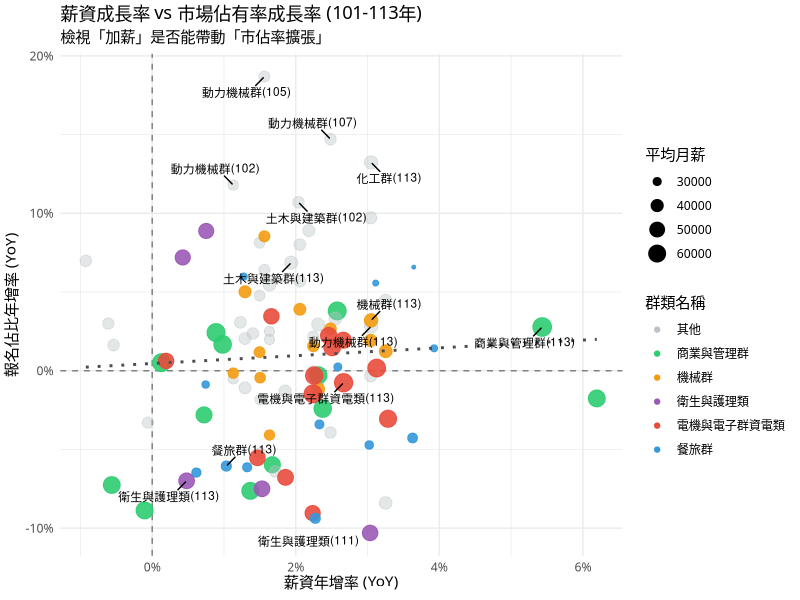

Recreate this plot in R.
# scripts/3-3_part2_proportion.R
#
# 目的：執行 3.3 節分析 - 科系選擇偏好與薪資關聯分析 (Market Share Analysis)
# -----------------------------------------------------------------------------

# 1. 載入必要套件
library(readr)
library(dplyr)
library(tidyr)
library(ggplot2)
library(scales)
library(ggrepel)

dir.create("output/figures", showWarnings = FALSE, recursive = TRUE)
cat("--- 步驟 1：套件載入成功 ---\n")

# 2. 載入原始資料
salary_data <- read_csv("data/salary_data_100_113.csv", show_col_types = FALSE)
registration_data <- read_csv("data/tcte_registration_100_114.csv", show_col_types = FALSE)

cat("--- 步驟 2：原始資料載入成功 ---\n")

# 3. 資料前處理：計算科系佔比 (Market Share)
registration_long <- registration_data %>%
    pivot_longer(
        cols = matches("^\\d{3}學年度$"),
        names_to = "學年度_str",
        values_to = "報名人數"
    ) %>%
    mutate(年度 = as.numeric(gsub("學年度", "", 學年度_str))) %>%
    filter(!is.na(報名人數), 群類代號 != "All", between(年度, 100, 113)) %>%
    select(群類名稱, 年度, 報名人數)

registration_proportion <- registration_long %>%
    group_by(年度) %>%
    mutate(
        當年度總報名人數 = sum(報名人數),
        報名佔比 = 報名人數 / 當年度總報名人數,
        報名佔比百分比 = 報名佔比 * 100
    ) %>%
    ungroup()

cat("--- 步驟 3：科系佔比計算完成 ---\n")

# 4. 建立對應表並合併薪資資料
mapping_table <- tribble(
    ~行業別, ~群類名稱,
    "住宿及餐飲業", "餐旅群",
    "出版影音及資通訊業", "電機與電子群資電類",
    "金融及保險業", "商業與管理群",
    "製造業", "機械群",
    "製造業", "動力機械群",
    "營建工程業", "土木與建築群",
    "醫療保健及社會工作服務業", "衛生與護理類",
    "藝術、娛樂及休閒服務業", "藝術群影視類",
    "製造業", "化工群",
)

industry_salary <- salary_data %>%
    filter(類別 == "經常性薪資", 業別 != "工業及服務業總計", between(年度, 100, 113)) %>%
    select(行業別 = 業別, 年度, 總薪資 = 值)

analysis_data <- registration_proportion %>%
    inner_join(mapping_table, by = "群類名稱", relationship = "many-to-many") %>%
    inner_join(industry_salary, by = c("行業別", "年度")) %>%
    arrange(群類名稱, 年度) %>%
    group_by(群類名稱) %>%
    mutate(
        佔比年增率 = (報名佔比 - lag(報名佔比)) / lag(報名佔比),
        薪資年增率 = (總薪資 - lag(總薪資)) / lag(總薪資)
    ) %>%
    ungroup() %>%
    filter(!is.na(佔比年增率))

cat("--- 步驟 4：資料合併與成長率計算完成 ---\n")

# 5. 視覺化分析
key_groups <- c("電機與電子群資電類", "衛生與護理類", "機械群", "商業與管理群", "餐旅群")

# 5.1 科系佔比趨勢圖 (Line Chart) - 註解掉未使用
# ggsave("output/figures/market_share_trends_line.png", p1, width = 10, height = 6, dpi = 300)

# 5.2 薪資成長率 vs 佔比成長率 散佈圖 (四象限分析)
plot_data_scatter <- analysis_data %>%
    mutate(
        Highlight = ifelse(群類名稱 %in% key_groups, 群類名稱, "其他"),
        Alpha = ifelse(群類名稱 %in% key_groups, 0.9, 0.4),
        Quadrant = case_when(
            薪資年增率 > 0 & 佔比年增率 > 0 ~ "Q1: 雙贏 (薪資漲/佔比增)",
            薪資年增率 <= 0 & 佔比年增率 > 0 ~ "Q2: 高CP值 (薪資平/佔比增)",
            薪資年增率 <= 0 & 佔比年增率 <= 0 ~ "Q3: 雙輸 (薪資平/佔比減)",
            薪資年增率 > 0 & 佔比年增率 <= 0 ~ "Q4: 錯失良機 (薪資漲/佔比減)"
        )
    )

p2 <- ggplot(plot_data_scatter, aes(x = 薪資年增率, y = 佔比年增率)) +
    geom_hline(yintercept = 0, linetype = "dashed", color = "gray50") +
    geom_vline(xintercept = 0, linetype = "dashed", color = "gray50") +
    geom_point(aes(color = Highlight, alpha = Alpha, size = 總薪資)) +
    geom_smooth(method = "lm", se = FALSE, color = "gray30", linetype = "dotted", alpha = 0.5) +
    geom_text_repel(
        data = subset(plot_data_scatter, 年度 == 113 | abs(佔比年增率) > 0.1 | abs(薪資年增率) > 0.1),
        aes(label = paste0(群類名稱, "(", 年度, ")")),
        size = 3,
        max.overlaps = 50,
        box.padding = 0.5,
        force = 2
    ) +
    scale_color_manual(values = c(
        "電機與電子群資電類" = "#E74C3C", # 紅
        "衛生與護理類" = "#9B59B6", # 紫
        "機械群" = "#F39C12", # 橘
        "商業與管理群" = "#2ECC71", # 綠
        "餐旅群" = "#3498DB", # 藍
        "其他" = "#BDC3C7" # 灰
    )) +
    scale_alpha_identity() +
    scale_x_continuous(labels = percent) +
    scale_y_continuous(labels = percent) +
    labs(
        title = "薪資成長率 vs 市場佔有率成長率 (101-113年)",
        subtitle = "檢視「加薪」是否能帶動「市佔率擴張」",
        x = "薪資年增率 (YoY)",
        y = "報名佔比年增率 (YoY)",
        color = "群類名稱",
        size = "平均月薪"
    ) +
    theme_minimal(base_family = "Microsoft JhengHei") +
    theme(legend.position = "right")

# 修改檔名以符合章節
ggsave("output/figures/3_3_salary_vs_share_growth.png", p2, width = 10, height = 6, dpi = 300)
cat("已儲存: output/figures/3_3_salary_vs_share_growth.png\n")

cat("--- 步驟 5：圖表已輸出至 output/figures/ ---\n")

# 6. 統計模型分析
model_static <- lm(報名佔比 ~ 總薪資, data = analysis_data)
model_dynamic <- lm(佔比年增率 ~ 薪資年增率, data = analysis_data)

output_file <- "output/proportion_regression_results.txt"
sink(output_file)
cat("======================================================\n")
cat("分析報告：科系報名佔比與薪資之關聯分析 (成長率版)\n")
cat("======================================================\n\n")
cat("1. 靜態模型 (Model Static)\n")
print(summary(model_static))
cat("\n------------------------------------------------------\n\n")
cat("2. 動態模型 (Model Dynamic)\n")
print(summary(model_dynamic))
cat("\n------------------------------------------------------\n\n")
cat("3. 資料摘要 (前 10 筆)\n")
print(head(analysis_data, 10))
sink()

cat("--- 步驟 6：統計分析完成，結果已儲存至", output_file, "---\n")
